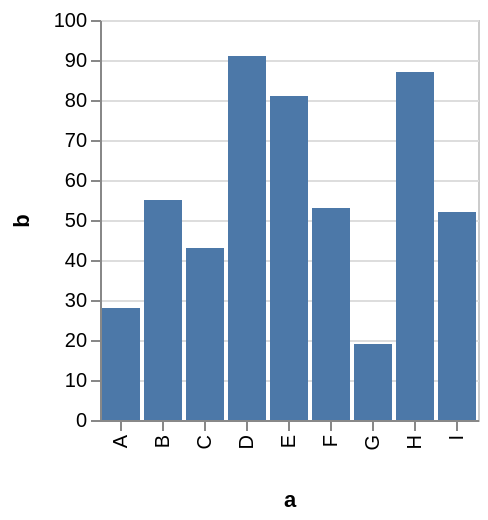

Express this chart as Vega-Lite.
### Vega specification from a JSON file in a GitHub repository (floating-point values rounded to 4 significant figures)
{"$schema": "https://vega.github.io/schema/vega/v3.0.json", "description": "A simple bar chart with embedded data.", "autosize": "pad", "padding": 5, "encode": {"update": {"stroke": {"value": "#ccc"}, "fill": {"value": "transparent"}}}, "data": [{"name": "source_0", "values": [{"a": "A", "b": 28}, {"a": "B", "b": 55}, {"a": "C", "b": 43}, {"a": "D", "b": 91}, {"a": "E", "b": 81}, {"a": "F", "b": 53}, {"a": "G", "b": 19}, {"a": "H", "b": 87}, {"a": "I", "b": 52}]}, {"name": "data_0", "source": "source_0", "transform": [{"type": "formula", "expr": "toNumber(datum[\"b\"])", "as": "b"}, {"type": "filter", "expr": "datum[\"b\"] !== null && !isNaN(datum[\"b\"])"}]}], "signals": [{"name": "x_step", "value": 21}, {"name": "width", "update": "bandspace(domain('x').length, 0.1, 0.05) * x_step"}, {"name": "height", "update": "200"}], "marks": [{"name": "marks", "type": "rect", "role": "bar", "from": {"data": "data_0"}, "encode": {"update": {"x": {"scale": "x", "field": "a"}, "width": {"scale": "x", "band": true}, "y": {"scale": "y", "field": "b"}, "y2": {"scale": "y", "value": 0}, "fill": {"value": "#4c78a8"}, "tooltip": {"signal": "format(datum[\"b\"], '')"}}}}], "scales": [{"name": "x", "type": "band", "domain": {"data": "data_0", "field": "a", "sort": true}, "range": {"step": {"signal": "x_step"}}, "round": true, "paddingInner": 0.1, "paddingOuter": 0.05}, {"name": "y", "type": "linear", "domain": {"data": "data_0", "field": "b"}, "range": [{"signal": "height"}, 0], "round": true, "nice": true, "zero": true}], "axes": [{"scale": "x", "orient": "bottom", "tickCount": 5, "title": "a", "zindex": 1, "encode": {"labels": {"update": {"angle": {"value": 270}, "align": {"value": "right"}, "baseline": {"value": "middle"}}}}}, {"scale": "y", "orient": "left", "title": "b", "zindex": 1}, {"scale": "y", "domain": false, "grid": true, "labels": false, "maxExtent": 0, "minExtent": 0, "orient": "left", "ticks": false, "zindex": 0, "gridScale": "x"}], "config": {"axis": {"minExtent": 30}}}
